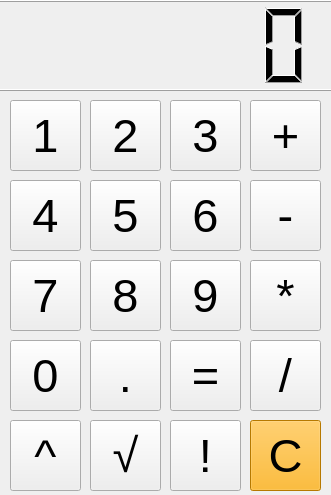
<?xml version="1.0" encoding="UTF-8"?>
<ui version="4.0">
 <class>MainWindow</class>
 <widget class="QMainWindow" name="MainWindow">
  <property name="geometry">
   <rect>
    <x>0</x>
    <y>0</y>
    <width>331</width>
    <height>495</height>
   </rect>
  </property>
  <property name="windowTitle">
   <string>Красивый калькулятор</string>
  </property>
  <widget class="QWidget" name="centralwidget">
   <widget class="QLCDNumber" name="lcdNumber">
    <property name="geometry">
     <rect>
      <x>-90</x>
      <y>0</y>
      <width>571</width>
      <height>91</height>
     </rect>
    </property>
    <property name="styleSheet">
     <string notr="true"/>
    </property>
   </widget>
   <widget class="QPushButton" name="pushButton">
    <property name="geometry">
     <rect>
      <x>10</x>
      <y>420</y>
      <width>71</width>
      <height>71</height>
     </rect>
    </property>
    <property name="font">
     <font>
      <pointsize>35</pointsize>
     </font>
    </property>
    <property name="text">
     <string>^</string>
    </property>
   </widget>
   <widget class="QPushButton" name="pushButton_2">
    <property name="geometry">
     <rect>
      <x>90</x>
      <y>420</y>
      <width>71</width>
      <height>71</height>
     </rect>
    </property>
    <property name="font">
     <font>
      <pointsize>35</pointsize>
     </font>
    </property>
    <property name="text">
     <string>√</string>
    </property>
   </widget>
   <widget class="QPushButton" name="pushButton_3">
    <property name="geometry">
     <rect>
      <x>170</x>
      <y>420</y>
      <width>71</width>
      <height>71</height>
     </rect>
    </property>
    <property name="font">
     <font>
      <pointsize>35</pointsize>
     </font>
    </property>
    <property name="text">
     <string>!</string>
    </property>
   </widget>
   <widget class="QPushButton" name="pushButton_4">
    <property name="geometry">
     <rect>
      <x>250</x>
      <y>420</y>
      <width>71</width>
      <height>71</height>
     </rect>
    </property>
    <property name="font">
     <font>
      <pointsize>35</pointsize>
     </font>
    </property>
    <property name="styleSheet">
     <string notr="true">background-color: rgb(255, 170, 0);</string>
    </property>
    <property name="text">
     <string>C</string>
    </property>
   </widget>
   <widget class="QPushButton" name="pushButton_5">
    <property name="geometry">
     <rect>
      <x>10</x>
      <y>340</y>
      <width>71</width>
      <height>71</height>
     </rect>
    </property>
    <property name="font">
     <font>
      <pointsize>35</pointsize>
     </font>
    </property>
    <property name="text">
     <string>0</string>
    </property>
   </widget>
   <widget class="QPushButton" name="pushButton_6">
    <property name="geometry">
     <rect>
      <x>90</x>
      <y>340</y>
      <width>71</width>
      <height>71</height>
     </rect>
    </property>
    <property name="font">
     <font>
      <pointsize>35</pointsize>
     </font>
    </property>
    <property name="text">
     <string>.</string>
    </property>
   </widget>
   <widget class="QPushButton" name="pushButton_7">
    <property name="geometry">
     <rect>
      <x>170</x>
      <y>340</y>
      <width>71</width>
      <height>71</height>
     </rect>
    </property>
    <property name="font">
     <font>
      <pointsize>35</pointsize>
     </font>
    </property>
    <property name="text">
     <string>=</string>
    </property>
   </widget>
   <widget class="QPushButton" name="pushButton_8">
    <property name="geometry">
     <rect>
      <x>250</x>
      <y>340</y>
      <width>71</width>
      <height>71</height>
     </rect>
    </property>
    <property name="font">
     <font>
      <pointsize>35</pointsize>
     </font>
    </property>
    <property name="text">
     <string>/</string>
    </property>
   </widget>
   <widget class="QPushButton" name="pushButton_9">
    <property name="geometry">
     <rect>
      <x>10</x>
      <y>260</y>
      <width>71</width>
      <height>71</height>
     </rect>
    </property>
    <property name="font">
     <font>
      <pointsize>35</pointsize>
     </font>
    </property>
    <property name="text">
     <string>7</string>
    </property>
   </widget>
   <widget class="QPushButton" name="pushButton_10">
    <property name="geometry">
     <rect>
      <x>90</x>
      <y>260</y>
      <width>71</width>
      <height>71</height>
     </rect>
    </property>
    <property name="font">
     <font>
      <pointsize>35</pointsize>
     </font>
    </property>
    <property name="text">
     <string>8</string>
    </property>
   </widget>
   <widget class="QPushButton" name="pushButton_11">
    <property name="geometry">
     <rect>
      <x>170</x>
      <y>260</y>
      <width>71</width>
      <height>71</height>
     </rect>
    </property>
    <property name="font">
     <font>
      <pointsize>35</pointsize>
     </font>
    </property>
    <property name="text">
     <string>9</string>
    </property>
   </widget>
   <widget class="QPushButton" name="pushButton_12">
    <property name="geometry">
     <rect>
      <x>250</x>
      <y>260</y>
      <width>71</width>
      <height>71</height>
     </rect>
    </property>
    <property name="font">
     <font>
      <pointsize>35</pointsize>
     </font>
    </property>
    <property name="text">
     <string>*</string>
    </property>
   </widget>
   <widget class="QPushButton" name="pushButton_13">
    <property name="geometry">
     <rect>
      <x>10</x>
      <y>180</y>
      <width>71</width>
      <height>71</height>
     </rect>
    </property>
    <property name="font">
     <font>
      <pointsize>35</pointsize>
     </font>
    </property>
    <property name="text">
     <string>4</string>
    </property>
   </widget>
   <widget class="QPushButton" name="pushButton_14">
    <property name="geometry">
     <rect>
      <x>90</x>
      <y>180</y>
      <width>71</width>
      <height>71</height>
     </rect>
    </property>
    <property name="font">
     <font>
      <pointsize>35</pointsize>
     </font>
    </property>
    <property name="text">
     <string>5</string>
    </property>
   </widget>
   <widget class="QPushButton" name="pushButton_15">
    <property name="geometry">
     <rect>
      <x>170</x>
      <y>180</y>
      <width>71</width>
      <height>71</height>
     </rect>
    </property>
    <property name="font">
     <font>
      <pointsize>35</pointsize>
     </font>
    </property>
    <property name="text">
     <string>6</string>
    </property>
   </widget>
   <widget class="QPushButton" name="pushButton_16">
    <property name="geometry">
     <rect>
      <x>250</x>
      <y>180</y>
      <width>71</width>
      <height>71</height>
     </rect>
    </property>
    <property name="font">
     <font>
      <pointsize>35</pointsize>
     </font>
    </property>
    <property name="text">
     <string>-</string>
    </property>
   </widget>
   <widget class="QPushButton" name="pushButton_17">
    <property name="geometry">
     <rect>
      <x>10</x>
      <y>100</y>
      <width>71</width>
      <height>71</height>
     </rect>
    </property>
    <property name="font">
     <font>
      <pointsize>35</pointsize>
     </font>
    </property>
    <property name="text">
     <string>1</string>
    </property>
   </widget>
   <widget class="QPushButton" name="pushButton_18">
    <property name="geometry">
     <rect>
      <x>90</x>
      <y>100</y>
      <width>71</width>
      <height>71</height>
     </rect>
    </property>
    <property name="font">
     <font>
      <pointsize>35</pointsize>
     </font>
    </property>
    <property name="text">
     <string>2</string>
    </property>
   </widget>
   <widget class="QPushButton" name="pushButton_19">
    <property name="geometry">
     <rect>
      <x>170</x>
      <y>100</y>
      <width>71</width>
      <height>71</height>
     </rect>
    </property>
    <property name="font">
     <font>
      <pointsize>35</pointsize>
     </font>
    </property>
    <property name="text">
     <string>3</string>
    </property>
   </widget>
   <widget class="QPushButton" name="pushButton_20">
    <property name="geometry">
     <rect>
      <x>250</x>
      <y>100</y>
      <width>71</width>
      <height>71</height>
     </rect>
    </property>
    <property name="font">
     <font>
      <pointsize>35</pointsize>
     </font>
    </property>
    <property name="text">
     <string>+</string>
    </property>
   </widget>
  </widget>
 </widget>
 <resources/>
 <connections/>
</ui>
